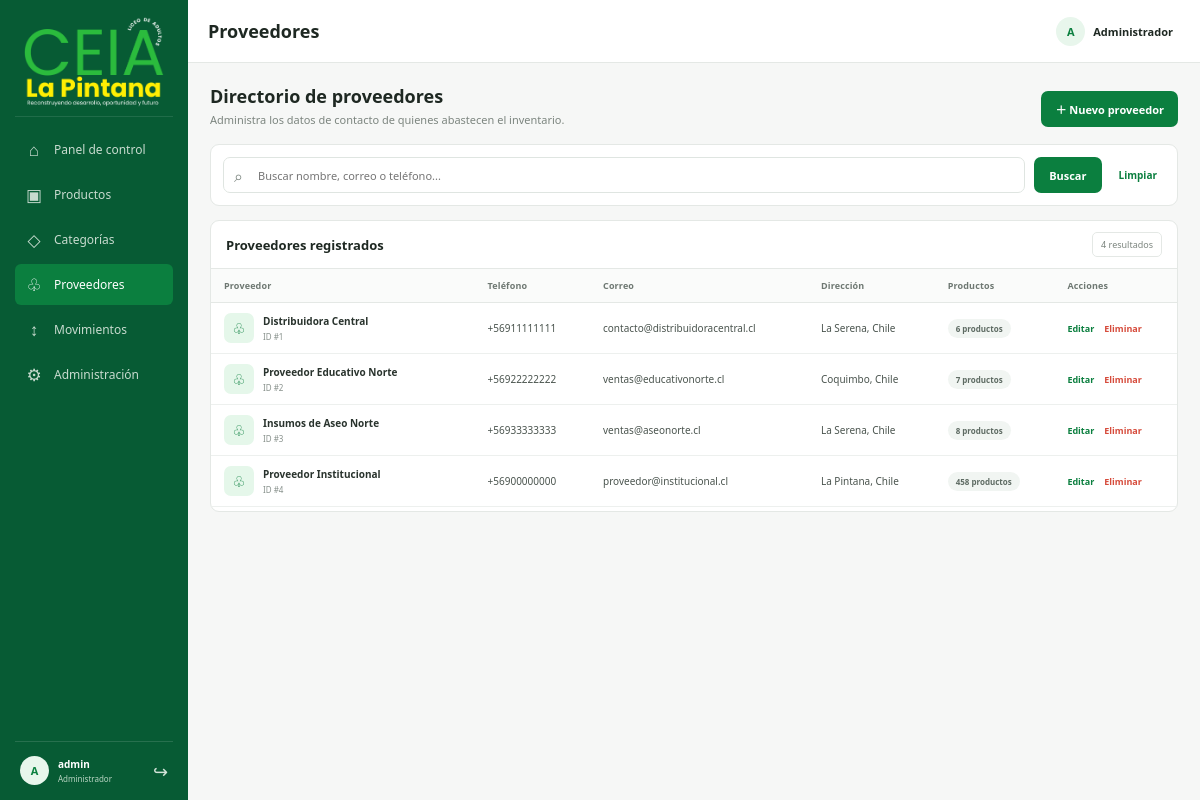
Page /proveedores/ (signed in) on the committed database.
### inventario/models.py (models this page shows, shortened)
class Proveedor(models.Model):
    nombre = models.CharField(max_length=150)
    telefono = models.CharField(max_length=20, blank=True, null=True)
    correo = models.EmailField(blank=True, null=True)
    direccion = models.CharField(max_length=200, blank=True, null=True)
    class Meta:
        verbose_name = 'Proveedor'
        verbose_name_plural = 'Proveedores'
        ordering = ['nombre']

### inventario/views.py (the view)
# urls.py: path('proveedores/', views.proveedores, name='proveedores'),
@login_required(login_url='login')
def proveedores(request):
    consulta = request.GET.get('q', '').strip()
    registros = Proveedor.objects.annotate(total_productos=Count('productos'))
    if consulta:
        registros = registros.filter(
            Q(nombre__icontains=consulta)
            | Q(correo__icontains=consulta)
            | Q(telefono__icontains=consulta)
        )
    return render(request, 'inventario/proveedores.html', {
        'active_nav': 'proveedores',
        'registros': registros,
        'q': consulta,
    })

### inventario/templates/inventario/proveedores.html (shortened to what this page needs)
{% extends 'inventario/base.html' %}
{% block page_title %}Proveedores{% endblock %}
{% block content %}
<section class="heading"><div><h2>Directorio de proveedores</h2><p>Administra los datos de contacto de quienes abastecen el inventario.</p></div><div class="actions"><a class="primary" href="{% url 'proveedor_crear' %}">＋ Nuevo proveedor</a></div></section>
<section class="panel filter-panel"><form method="get" class="filters compact"><label class="search-field"><span>⌕</span><input type="search" name="q" value="{{ q }}" placeholder="Buscar nombre, correo o teléfono..."></label><button class="filter-button" type="submit">Buscar</button><a class="clear-filter" href="{% url 'proveedores' %}">Limpiar</a></form></section>
<section class="panel data-panel"><div class="panel-head"><h3>Proveedores registrados</h3><span class="result-count">{{ registros|length }} resultados</span></div><div class="table-scroll"><table class="data-table"><thead><tr><th>Proveedor</th><th>Teléfono</th><th>Correo</th><th>Dirección</th><th>Productos</th><th>Acciones</th></tr></thead><tbody>
  {% for proveedor in registros %}<tr><td><div class="entity"><span class="entity-icon">♧</span><div><b>{{ proveedor.nombre }}</b><small>ID #{{ proveedor.pk }}</small></div></div></td><td>{{ proveedor.telefono|default:'No registrado' }}</td><td>{{ proveedor.correo|default:'No registrado' }}</td><td>{{ proveedor.direccion|default:'No registrada' }}</td><td><span class="soft-badge">{{ proveedor.total_productos }} productos</span></td><td><div class="row-actions"><a href="{% url 'proveedor_editar' proveedor.pk %}">Editar</a><a class="danger-link" href="{% url 'proveedor_eliminar' proveedor.pk %}">Eliminar</a></div></td></tr>
  {% empty %}<tr><td colspan="6"><div class="empty-state"><b>No se encontraron proveedores</b><span>Registra el primero para asociarlo a productos.</span></div></td></tr>{% endfor %}
</tbody></table></div></section>
{% endblock %}

### inventario/templates/inventario/base.html (shortened to what this page needs)
{% load static %}
<!DOCTYPE html>
<html lang="es">
<head>
  <link rel="stylesheet" href="{% static 'style.css' %}">
</head>
<body>
<div class="app">
  {% include 'inventario/components/_navbar.html' %}
  <main>
    <header class="topbar">
      <div class="top-title"><button class="menu-button" type="button" data-menu-toggle aria-label="Abrir menú">☰</button><h1>{% block page_title %}Panel de inventario{% endblock %}</h1></div>
      <div class="top-user"><span class="user-avatar">{{ request.user.username|first|upper|default:'A' }}</span><b>Administrador</b></div>
    </header>
    <div class="content">
      {% include 'inventario/components/_mensajes.html' %}      {% block content %}{% endblock %}
    </div>
  </main>
</div>
</body>
</html>

### inventario/templates/inventario/components/_navbar.html
{% load static %}
<aside class="sidebar" id="sidebar">
    <div class="brand"><a href="{% url 'home' %}" aria-label="Ir al panel"><img src="{% static 'ceia_la_pintana.png' %}" alt="CEIA La Pintana"></a></div>
    <nav aria-label="Navegación principal">
      <a class="nav {% if active_nav == 'dashboard' %}active{% endif %}" href="{% url 'home' %}"><span>⌂</span>Panel de control</a>
      <a class="nav {% if active_nav == 'productos' %}active{% endif %}" href="{% url 'productos' %}"><span>▣</span>Productos</a>
      <a class="nav {% if active_nav == 'categorias' %}active{% endif %}" href="{% url 'categorias' %}"><span>◇</span>Categorías</a>
      <a class="nav {% if active_nav == 'proveedores' %}active{% endif %}" href="{% url 'proveedores' %}"><span>♧</span>Proveedores</a>
      <a class="nav {% if active_nav == 'movimientos' %}active{% endif %}" href="{% url 'movimientos' %}"><span>↕</span>Movimientos</a>
      <a class="nav {% if active_nav == 'administracion' %}active{% endif %}" href="{% url 'administracion' %}"><span>⚙</span>Administración</a>
    </nav>
    <div class="sidebar-user"><span class="user-avatar">{{ request.user.username|first|upper|default:'A' }}</span><div><b>{{ request.user.get_full_name|default:request.user.username }}</b><small>Administrador</small></div><a href="{% url 'logout' %}" title="Cerrar sesión" aria-label="Cerrar sesión">↪</a></div>
  </aside>

### rows in the picture
Proveedor: nombre "Distribuidora Central", pk "1", telefono "+56911111111", correo "contacto@distribuidoracentral.cl", direccion "La Serena, Chile", total_productos "6"
Proveedor: nombre "Proveedor Educativo Norte", pk "2", telefono "+56922222222", correo "ventas@educativonorte.cl", direccion "Coquimbo, Chile", total_productos "7"
Proveedor: nombre "Insumos de Aseo Norte", pk "3", telefono "+56933333333", correo "ventas@aseonorte.cl", direccion "La Serena, Chile", total_productos "8"
Proveedor: nombre "Proveedor Institucional", pk "4", telefono "+56900000000", correo "proveedor@institucional.cl", direccion "La Pintana, Chile", total_productos "458"

### other values in the picture
{{ request.user.username|first|upper|default:'A' }} "A"
{{ request.user.get_full_name|default:request.user.username }} "admin"
{{ registros|length }} "4"
